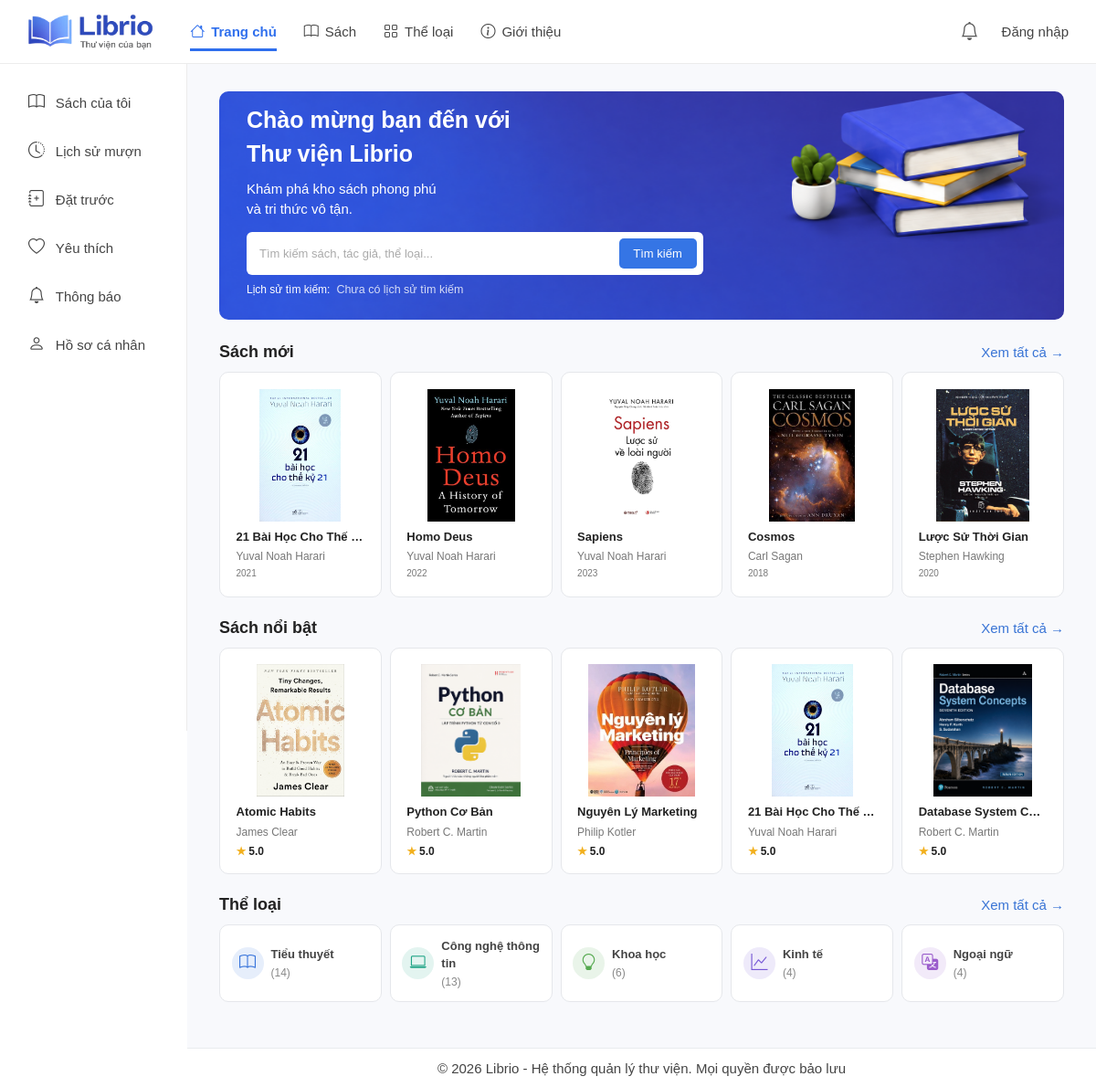
The page / on the database its author committed.
### tables this page shows
CREATE TABLE `books` (
    `book_id` INT AUTO_INCREMENT PRIMARY KEY,               
    `isbn` VARCHAR(20) UNIQUE,                              
    `title` VARCHAR(255) NOT NULL,                          
    `author_id` INT NOT NULL,                               
    `publisher_id` INT NOT NULL,                            
    `category_id` INT NOT NULL,                             
    `publish_year` YEAR,                                    
    `total_quantity` INT NOT NULL DEFAULT 0,                
    `available_quantity` INT NOT NULL DEFAULT 0,            
    `price` DECIMAL(10,2) NOT NULL DEFAULT 0,               
    `cover_image` VARCHAR(255) NOT NULL,                    
    `created_at` TIMESTAMP DEFAULT CURRENT_TIMESTAMP NOT NULL,  

    CONSTRAINT `fk_book_author`
        FOREIGN KEY (`author_id`)
        REFERENCES `authors`(`author_id`),

    CONSTRAINT `fk_book_publisher`
        FOREIGN KEY (`publisher_id`)
        REFERENCES `publishers`(`publisher_id`),

    CONSTRAINT `fk_book_category`
        FOREIGN KEY (`category_id`)
        REFERENCES `categories`(`category_id`)
);

CREATE TABLE `authors` (
    `author_id` INT AUTO_INCREMENT PRIMARY KEY,             
    `author_name` VARCHAR(100) NOT NULL,                    
    `biography` TEXT                                        
);

CREATE TABLE `categories` (
    `category_id` INT AUTO_INCREMENT PRIMARY KEY,           
    `category_name` VARCHAR(100) NOT NULL UNIQUE,           
    `icon` VARCHAR(50),                                     
    `icon_color` VARCHAR(20)                                
);

### backend/app/controllers/reader/HomeController.php (called while the page is built, shortened)
<?php
    require_once __DIR__ . '/../../models/SearchHistory.php';
    require_once __DIR__ . '/../../models/Book.php';
    require_once __DIR__ . '/../../models/Category.php';
    class HomeController extends BaseReaderController
    {
        public static function index()
        {
            $readerId = $_SESSION['reader']['reader_id'] ?? null;
            $searchHistories = SearchHistory::getByReader($readerId);
            $newBooks        = Book::getNewBooks(5);
            $featuredBooks   = Book::getFeaturedBooks(5);
            $categories      = Category::getCategoriesWithBookCount(5);
            require __DIR__ . '/../../../../frontend/reader/home.php';
        }
    }
?>

### index.php (called while the page is built, shortened)
<?php
    require_once __DIR__ . '/backend/app/router.php';
?>

### backend/app/models/Book.php (called while the page is built, shortened)
<?php
    require_once __DIR__ . '/../config/database.php';
    class Book
    {
        public static function getNewBooks($limit = 5)
        {
            global $conn;
            $sql = "SELECT b.book_id, b.title, b.cover_image, b.publish_year, a.author_name
                    FROM books b
                    LEFT JOIN authors a
                        ON b.author_id = a.author_id
                    ORDER BY b.book_id DESC
                    LIMIT ?";
            $stmt = $conn->prepare($sql);
            $stmt->bind_param("i", $limit);
            $stmt->execute();
            return $stmt->get_result()->fetch_all(MYSQLI_ASSOC);
        }
        public static function getFeaturedBooks($limit = 5)
        {
            global $conn;
            $sql = "SELECT b.book_id, b.title, b.cover_image, b.publish_year, a.author_name, COALESCE(AVG(r.rating), 0) AS average_rating
                    FROM books b
                    LEFT JOIN authors a
                        ON b.author_id = a.author_id
                    LEFT JOIN reviews r
                        ON b.book_id = r.book_id
                    GROUP BY b.book_id, b.title, b.cover_image, b.publish_year, a.author_name
                    HAVING COUNT(r.review_id) > 0
                    ORDER BY average_rating DESC
                    LIMIT ?";
            $stmt = $conn->prepare($sql);
            $stmt->bind_param("i", $limit);
            $stmt->execute();
            return $stmt->get_result()->fetch_all(MYSQLI_ASSOC);
        }
    }
?>

### backend/app/models/Category.php (called while the page is built, shortened)
<?php
    require_once __DIR__ . '/../config/database.php';
    class Category
    {
        public static function getCategoriesWithBookCount($limit = 5)
        {
            global $conn;
            $sql = "SELECT c.category_id, c.category_name, c.icon, c.icon_color, COUNT(b.book_id) AS book_count
                    FROM categories c
                    LEFT JOIN books b
                        ON c.category_id = b.category_id
                    GROUP BY c.category_id, c.category_name, c.icon, c.icon_color
                    ORDER BY book_count DESC
                    LIMIT ?";
            $stmt = $conn->prepare($sql);
            $stmt->bind_param("i", $limit);
            $stmt->execute();
            return $stmt->get_result()->fetch_all(MYSQLI_ASSOC);
        }
    }
?>

### frontend/reader/home.php (the view, shortened to what this page needs)
<!DOCTYPE html>
<html lang="vi">
<head>
    <link rel="stylesheet" href="https://cdn.jsdelivr.net/npm/bootstrap-icons@1.11.3/font/bootstrap-icons.min.css">
    <link rel="stylesheet" href="<?= BASE_URL ?>/frontend/assets/css/reader/home.css?v=1.0">
    <link rel="stylesheet" href="<?= BASE_URL ?>/frontend/assets/css/reader/navbar.css?v=1.0">
    <link rel="stylesheet" href="<?= BASE_URL ?>/frontend/assets/css/reader/sidebar_reader.css?v=1.0">
    <link rel="stylesheet" href="<?= BASE_URL ?>/frontend/assets/css/reader/footer.css?v=1.0">
    <link rel="stylesheet" href="<?= BASE_URL ?>/frontend/assets/css/alert.css?v=1.0">
</head>
<body>
    <?php require_once 'navbar.php';?>
    <?php require_once 'sidebar_reader.php';?>
    <main class="reader-home">
        <section class="home-banner">
            <img src="<?= BASE_URL ?>/frontend/assets/images/banner.png"
                alt="Thư viện Librio"
                class="banner-image">
            <div class="banner-content">
                <h1>
                    Chào mừng bạn đến với<br>
                    Thư viện Librio
                </h1>
                <p>
                    Khám phá kho sách phong phú<br>
                    và tri thức vô tận.
                </p>
                <form action="<?= BASE_URL ?>/index.php" method="GET" class="search-form">
                    <input type="text" name="keyword" placeholder="Tìm kiếm sách, tác giả, thể loại..." autocomplete="off">
                    <button type="submit" aria-label="Tìm kiếm">
                        Tìm kiếm
                    </button>
                </form>
                <?php if (!empty($searchHistories)): ?>
                    <div class="search-history">
                        <span class="history-title">Lịch sử tìm kiếm:</span>
                        <div class="history-list">
                            <?php foreach ($searchHistories as $history): ?>
                                <a href="<?= BASE_URL ?>/index.php?page=book_reader&keyword=<?= urlencode($history['keyword']) ?>"
                                class="history-item">
                                    <?= htmlspecialchars($history['keyword']) ?>
                                </a>
                            <?php endforeach; ?>
                        </div>
                    </div>
                <?php else: ?>
                    <div class="search-history">
                        <span class="history-title">Lịch sử tìm kiếm:</span>
                        <span class="empty-history">Chưa có lịch sử tìm kiếm</span>
                    </div>
                <?php endif; ?>
            </div>
        </section>
        <section class="book-section">
            <div class="section-header">
                <h2>Sách mới</h2>
                <a href="<?= BASE_URL ?>/index.php?page=book">
                    Xem tất cả →
                </a>
            </div>
            <div class="book-grid">
                <?php if (!empty($newBooks)): ?>
                    <?php foreach ($newBooks as $book): ?>
                        <a href="<?= BASE_URL ?>/index.php?page=book_detail&id=<?= $book['book_id'] ?>"
                        class="book-card">
                            <div class="book-cover">
                                <?php if (!empty($book['cover_image'])): ?>
                                    <img
                                        src="<?= BASE_URL ?>/frontend/assets/images/<?= htmlspecialchars($book['cover_image']) ?>"
                                        alt="<?= htmlspecialchars($book['title']) ?>"
                                    >
                                <?php else: ?>
                                    <div class="no-cover">
                                        Không có ảnh
                                    </div>
                                <?php endif; ?>
                            </div>
                            <div class="book-info">
                                <h3>
                                    <?= htmlspecialchars($book['title']) ?>
                                </h3>
                                <p class="book-author">
                                    <?= htmlspecialchars($book['author_name'] ?? 'Chưa cập nhật') ?>
                                </p>
                                <span class="book-year">
                                    <?= htmlspecialchars($book['publish_year'] ?? '') ?>
                                </span>
                            </div>
                        </a>
                    <?php endforeach; ?>
                <?php else: ?>
                    <p class="empty-data">
                        Chưa có sách mới.
                    </p>
                <?php endif; ?>
            </div>
        </section>
        <section class="book-section">
            <div class="section-header">
                <h2>Sách nổi bật</h2>
                <a href="<?= BASE_URL ?>/index.php?page=book">
                    Xem tất cả →
                </a>
            </div>
            <div class="book-grid">
                <?php if (!empty($featuredBooks)): ?>
                    <?php foreach ($featuredBooks as $book): ?>
                        <a href="<?= BASE_URL ?>/index.php?page=book_detail&id=<?= $book['book_id'] ?>"
                        class="book-card">
                            <div class="book-cover">
                                <?php if (!empty($book['cover_image'])): ?>
                                    <img
                                        src="<?= BASE_URL ?>/frontend/assets/images/<?= htmlspecialchars($book['cover_image']) ?>"
                                        alt="<?= htmlspecialchars($book['title']) ?>"
                                    >
                                <?php else: ?>
                                    <div class="no-cover">
                                        Không có ảnh
                                    </div>
                                <?php endif; ?>
                            </div>
                            <div class="book-info">
                                <h3>
                                    <?= htmlspecialchars($book['title']) ?>
                                </h3>
                                <p class="book-author">
                                    <?= htmlspecialchars($book['author_name'] ?? 'Chưa cập nhật') ?>
                                </p>
                                <div class="book-rating">
                                    <span class="star">★</span>
                                    <span>
                                        <?= number_format((float)($book['average_rating'] ?? 0), 1) ?>
                                    </span>
                                </div>
                            </div>
                        </a>
                    <?php endforeach; ?>
                <?php else: ?>
                    <p class="empty-data">
                        Chưa có sách nổi bật.
                    </p>
                <?php endif; ?>
            </div>
        </section>
        <section class="category-section">
            <div class="section-header">
                <h2>Thể loại</h2>
                <a href="<?= BASE_URL ?>/index.php?page=category">
                    Xem tất cả →
                </a>
            </div>
            <div class="category-grid">
                <?php if (!empty($categories)): ?>
                    <?php foreach ($categories as $category): ?>
                        <a href="<?= BASE_URL ?>/index.php?page=book&category_id[]=<?= (int)$category['category_id'] ?>"
                           class="category-card">
                            <div class="category-icon" style="background: <?= htmlspecialchars($category['icon_color']) ?>20;
                                                              color: <?= htmlspecialchars($category['icon_color']) ?>;">
                                <i class="bi <?= htmlspecialchars($category['icon']) ?>"></i>
                            </div>
                            <div class="category-info">
                                <h3>
                                    <?= htmlspecialchars($category['category_name']) ?>
                                </h3>
                                <span>
                                    (<?= (int)($category['book_count'] ?? 0) ?>)
                                </span>
                            </div>
                        </a>
                    <?php endforeach; ?>
                <?php else: ?>
                    <p class="empty-data">
                        Chưa có thể loại.
                    </p>
                <?php endif; ?>
            </div>
        </section>
    </main>
    <?php require_once 'footer.php';?>
</body>
</html>

### rows shown on the page
books: cover_image (picture), title "21 Bài Học Cho Thế…", author.author_name "Yuval Noah Harari", publish_year "2021", average_rating "5.0"
books: cover_image (picture), title "Homo Deus", author.author_name "Yuval Noah Harari", publish_year "2022"
books: cover_image (picture), title "Sapiens", author.author_name "Yuval Noah Harari", publish_year "2023"
books: cover_image (picture), title "Cosmos", author.author_name "Carl Sagan", publish_year "2018"
books: cover_image (picture), title "Lược Sử Thời Gian", author.author_name "Stephen Hawking", publish_year "2020"
books: cover_image (picture), title "Atomic Habits", author.author_name "James Clear", average_rating "5.0"
books: cover_image (picture), title "Python Cơ Bản", author.author_name "Robert C. Martin", average_rating "5.0"
books: cover_image (picture), title "Nguyên Lý Marketing", author.author_name "Philip Kotler", average_rating "5.0"
books: cover_image (picture), title "Database System C…", author.author_name "Robert C. Martin", average_rating "5.0"
categories: category_name "Tiểu thuyết", book_count "14"
categories: category_name "Công nghệ thông tin", book_count "13"
categories: category_name "Khoa học", book_count "6"
categories: category_name "Kinh tế", book_count "4"
categories: category_name "Ngoại ngữ", book_count "4"
